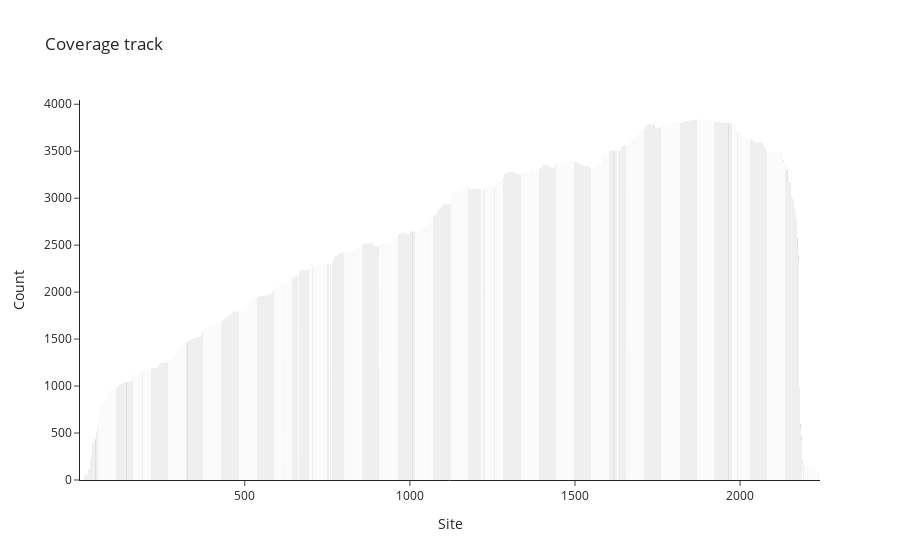

Notebook source saved alongside this figure:
### Code cell
def get_custom_data(chr: str, data_dict: dict) -> List[List[str|int]]:
    custom_data = [[chr, 
                    data_dict["reads"][i],
                    data_dict["a"][i],
                    data_dict["c"][i],
                    data_dict["g"][i],
                    data_dict["t"][i], 
                    data_dict["del"][i],
                    data_dict["ins"][i],
                    ref[i]]
                    for i in range(len(data_dict["site"]))]    
    return custom_data

hover_template_top = "%{customdata[0]}:%{x}<br>" + \
    "Total count: %{customdata[1]}<br>" + \
    "----------"

hover_template_bottom = "----------<br>" + \
    "DEL: %{customdata[6]}<br>" + \
    "INS: %{customdata[7]}<br>" + \
    "----------<br>" + \
    "Ref: %{customdata[8]}<extra></extra>"

hover_template = hover_template_top + \
    "<br>A: %{customdata[2]}<br>" + \
    "C: %{customdata[3]}<br>" + \
    "G: %{customdata[4]}<br>" + \
    "T: %{customdata[5]}<br>" + \
    hover_template_bottom

colors = {
    "a": "green",
    "c": "blue",
    "g": "orange",
    "t": "red"
    }

fig = go.Figure()
fig.update_xaxes(range=[1, len(ref)])

# Add coloured bars to the plot (where the threshold was surpassed)

# add bars for the count of the bases and add to figure
acgt_traces = []

hidden_trace_top = go.Bar(
    x = above_thr["site"],
    y = [0 for _ in above_thr["site"]],
    name = "",
    customdata = get_custom_data(chr, above_thr),
    hovertemplate = hover_template_top,
    marker_color = "white",    
    hoverlabel = {}
)
acgt_traces.append(hidden_trace_top)

bar_bases = ["a", "c", "g", "t"]
for base in bar_bases:
    trace = go.Bar(
        width=1,
        x = above_thr["site"],
        y = above_thr[base],
        name = base.upper(),
        marker_color = colors[base],    
        hoverlabel = {}
    )
    acgt_traces.append(trace)

# add the remaining read count to the traces (i.e. deletion count atm)
remaining_trace = go.Bar(
    width=1,
    x = above_thr["site"],
    y = above_thr["del"],
    name = "",
    marker_color = "grey",
    hoverlabel = {},
    hoverinfo = "skip",
)
acgt_traces.append(remaining_trace)

hidden_trace_bottom = go.Bar(
    x = above_thr["site"],
    y = [0 for _ in above_thr["site"]],
    customdata = get_custom_data(chr, above_thr),
    hovertemplate = hover_template_bottom,
    marker_color = "white",    
    hoverlabel = {}
)
acgt_traces.append(hidden_trace_bottom)

fig.add_traces(acgt_traces)

# Add grey bars to the plot (where the threshold was not surpassed)

nonerror_hidden_trace = go.Bar(
    x = below_thr["site"],
    y = [0 for _ in below_thr["site"]],
    customdata = get_custom_data(chr, below_thr),
    hovertemplate = hover_template,
    marker_color = "white",    
    hoverlabel = {}
)
nonerror_trace = go.Bar(
    width=1,
    x = below_thr["site"],
    y = below_thr["reads"],
    name = "Total count",
    marker_color = "grey",    
    hoverlabel = {},
    hoverinfo = "skip",
)
fig.add_traces([nonerror_hidden_trace, nonerror_trace])

fig.update_layout(
    template = "simple_white",
    title="Coverage track",
    xaxis_title='Site',
    yaxis_title='Count',
    barmode='stack',
    hovermode="x unified",
    showlegend=False,
    yaxis = dict(
        rangemode = "nonnegative"
    )
)

fig.show()

### Figure 1 — Plotly figure (JSON) as saved in the notebook; plotly's stock layout.template omitted (floating-point values rounded to 4 significant figures; data arrays with more than 128 entries replaced by an {"elided": "..."} marker saying what was removed)
{"data": [{"customdata": {"elided": "52x9 mixed values"}, "hovertemplate": "%{customdata[0]}:%{x}<br>Total count: %{customdata[1]}<br>----------", "marker": {"color": "white"}, "name": "", "type": "bar", "x": [49, 78, 102, 143, 191, 328, 387, 411, 595, 619, 620, 663, 706, 757, 763, 810, 822, 907, 908, 919, 1001, 1009, 1058, 1071, 1119, 1124, 1131, 1195, 1217, 1220, 1221, 1257, 1264, 1349, 1616, 1618, 1629, 1664, 1665, 1792, 1923, 1931, 1943, 1966, 1993, 2024, 2082, 2193, 2207, 2213, 2215, 2231], "y": [0, 0, 0, 0, 0, 0, 0, 0, 0, 0, 0, 0, 0, 0, 0, 0, 0, 0, 0, 0, 0, 0, 0, 0, 0, 0, 0, 0, 0, 0, 0, 0, 0, 0, 0, 0, 0, 0, 0, 0, 0, 0, 0, 0, 0, 0, 0, 0, 0, 0, 0, 0]}, {"marker": {"color": "green"}, "name": "A", "type": "bar", "width": 1, "x": [49, 78, 102, 143, 191, 328, 387, 411, 595, 619, 620, 663, 706, 757, 763, 810, 822, 907, 908, 919, 1001, 1009, 1058, 1071, 1119, 1124, 1131, 1195, 1217, 1220, 1221, 1257, 1264, 1349, 1616, 1618, 1629, 1664, 1665, 1792, 1923, 1931, 1943, 1966, 1993, 2024, 2082, 2193, 2207, 2213, 2215, 2231], "y": [162, 324, 23, 431, 470, 24, 696, 459, 505, 218, 467, 257, 818, 1131, 46, 19, 668, 1204, 1273, 132, 207, 532, 739, 890, 54, 1174, 541, 753, 488, 496, 613, 1173, 1268, 293, 2069, 298, 600, 1209, 29, 205, 1369, 946, 48, 373, 1273, 1231, 1072, 34, 27, 1, 36, 0]}, {"marker": {"color": "blue"}, "name": "C", "type": "bar", "width": 1, "x": [49, 78, 102, 143, 191, 328, 387, 411, 595, 619, 620, 663, 706, 757, 763, 810, 822, 907, 908, 919, 1001, 1009, 1058, 1071, 1119, 1124, 1131, 1195, 1217, 1220, 1221, 1257, 1264, 1349, 1616, 1618, 1629, 1664, 1665, 1792, 1923, 1931, 1943, 1966, 1993, 2024, 2082, 2193, 2207, 2213, 2215, 2231], "y": [13, 416, 134, 2, 139, 676, 851, 223, 100, 1028, 1542, 1367, 1312, 16, 935, 1241, 56, 27, 32, 2, 2331, 1987, 1317, 9, 660, 745, 10, 6, 640, 1349, 1356, 6, 1777, 2883, 147, 2535, 1143, 210, 1443, 3179, 219, 1517, 1221, 60, 2118, 1090, 863, 106, 50, 56, 13, 75]}, {"marker": {"color": "orange"}, "name": "G", "type": "bar", "width": 1, "x": [49, 78, 102, 143, 191, 328, 387, 411, 595, 619, 620, 663, 706, 757, 763, 810, 822, 907, 908, 919, 1001, 1009, 1058, 1071, 1119, 1124, 1131, 1195, 1217, 1220, 1221, 1257, 1264, 1349, 1616, 1618, 1629, 1664, 1665, 1792, 1923, 1931, 1943, 1966, 1993, 2024, 2082, 2193, 2207, 2213, 2215, 2231], "y": [2, 17, 50, 578, 15, 2, 11, 445, 1110, 47, 22, 49, 3, 1005, 63, 1, 1620, 855, 1054, 2319, 5, 6, 34, 1793, 84, 78, 2414, 1862, 909, 117, 197, 1523, 10, 2, 11, 23, 12, 423, 399, 45, 596, 21, 124, 2222, 56, 235, 860, 5, 19, 0, 29, 0]}, {"marker": {"color": "red"}, "name": "T", "type": "bar", "width": 1, "x": [49, 78, 102, 143, 191, 328, 387, 411, 595, 619, 620, 663, 706, 757, 763, 810, 822, 907, 908, 919, 1001, 1009, 1058, 1071, 1119, 1124, 1131, 1195, 1217, 1220, 1221, 1257, 1264, 1349, 1616, 1618, 1629, 1664, 1665, 1792, 1923, 1931, 1943, 1966, 1993, 2024, 2082, 2193, 2207, 2213, 2215, 2231], "y": [245, 4, 693, 1, 197, 738, 3, 364, 70, 31, 4, 32, 5, 54, 1072, 1034, 6, 63, 10, 25, 1, 1, 366, 26, 2112, 282, 2, 127, 203, 194, 363, 71, 36, 24, 1227, 105, 1584, 1242, 1447, 211, 1179, 819, 1792, 192, 8, 539, 41, 2, 10, 81, 35, 21]}, {"hoverinfo": "skip", "marker": {"color": "grey"}, "name": "", "type": "bar", "width": 1, "x": [49, 78, 102, 143, 191, 328, 387, 411, 595, 619, 620, 663, 706, 757, 763, 810, 822, 907, 908, 919, 1001, 1009, 1058, 1071, 1119, 1124, 1131, 1195, 1217, 1220, 1221, 1257, 1264, 1349, 1616, 1618, 1629, 1664, 1665, 1792, 1923, 1931, 1943, 1966, 1993, 2024, 2082, 2193, 2207, 2213, 2215, 2231], "y": [22, 94, 70, 34, 343, 35, 52, 160, 237, 769, 60, 478, 136, 98, 184, 144, 80, 347, 128, 28, 80, 123, 235, 55, 32, 665, 92, 350, 845, 930, 554, 355, 45, 75, 53, 546, 165, 477, 246, 143, 452, 511, 624, 957, 250, 530, 665, 11, 41, 4, 25, 0]}, {"customdata": {"elided": "52x9 mixed values"}, "hovertemplate": "----------<br>DEL: %{customdata[6]}<br>INS: %{customdata[7]}<br>----------<br>Ref: %{customdata[8]}<extra></extra>", "marker": {"color": "white"}, "type": "bar", "x": [49, 78, 102, 143, 191, 328, 387, 411, 595, 619, 620, 663, 706, 757, 763, 810, 822, 907, 908, 919, 1001, 1009, 1058, 1071, 1119, 1124, 1131, 1195, 1217, 1220, 1221, 1257, 1264, 1349, 1616, 1618, 1629, 1664, 1665, 1792, 1923, 1931, 1943, 1966, 1993, 2024, 2082, 2193, 2207, 2213, 2215, 2231], "y": [0, 0, 0, 0, 0, 0, 0, 0, 0, 0, 0, 0, 0, 0, 0, 0, 0, 0, 0, 0, 0, 0, 0, 0, 0, 0, 0, 0, 0, 0, 0, 0, 0, 0, 0, 0, 0, 0, 0, 0, 0, 0, 0, 0, 0, 0, 0, 0, 0, 0, 0, 0]}, {"customdata": {"elided": "2176x9 mixed values"}, "hovertemplate": "%{customdata[0]}:%{x}<br>Total count: %{customdata[1]}<br>----------<br>A: %{customdata[2]}<br>C: %{customdata[3]}<br>G: %{customdata[4]}<br>T: %{customdata[5]}<br>----------<br>DEL: %{customdata[6]}<br>INS: %{customdata[7]}<br>----------<br>Ref: %{customdata[8]}<extra></extra>", "marker": {"color": "white"}, "type": "bar", "x": {"elided": "2176 int values"}, "y": {"elided": "2176 int values"}}, {"hoverinfo": "skip", "marker": {"color": "grey"}, "name": "Total count", "type": "bar", "width": 1, "x": {"elided": "2176 int values"}, "y": {"elided": "2176 int values"}}], "layout": {"barmode": "stack", "hovermode": "x unified", "showlegend": false, "title": {"text": "Coverage track"}, "xaxis": {"range": [1, 2242], "title": {"text": "Site"}}, "yaxis": {"rangemode": "nonnegative", "title": {"text": "Count"}}}}
